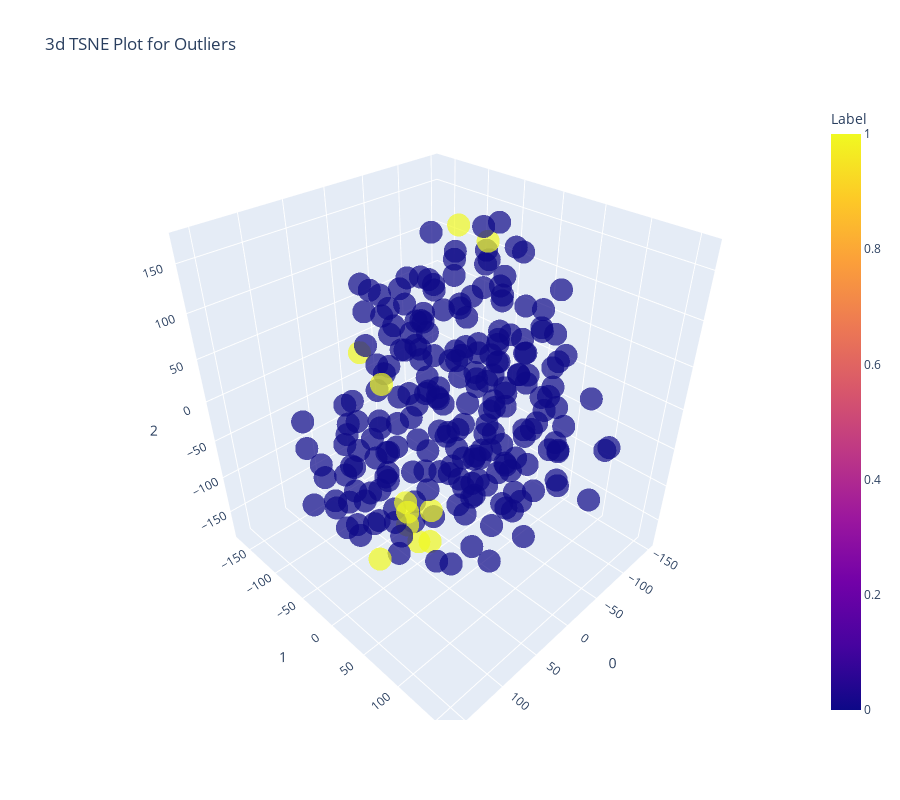

The code cell stored with this chart in its notebook:
### Code cell
plot_model(knn)

### Figure 1 — Plotly figure (JSON) as saved in the notebook; plotly's stock layout.template omitted (floating-point values rounded to 4 significant figures; data arrays with more than 128 entries replaced by an {"elided": "..."} marker saying what was removed)
{"data": [{"customdata": {"elided": "234x1 int values"}, "hoverlabel": {"namelength": 0}, "hovertemplate": "0=%{x}<br>1=%{y}<br>2=%{z}<br>Feature=%{customdata[0]}<br>Label=%{marker.color}", "legendgroup": "", "marker": {"color": {"elided": "234 int values"}, "coloraxis": "coloraxis", "opacity": 0.7, "symbol": "circle"}, "mode": "markers", "name": "", "scene": "scene", "showlegend": false, "type": "scatter3d", "x": {"elided": "234 float values"}, "y": {"elided": "234 float values"}, "z": {"elided": "234 float values"}}], "layout": {"coloraxis": {"colorbar": {"title": {"text": "Label"}}, "colorscale": [[0, "#0d0887"], [0.1111, "#46039f"], [0.2222, "#7201a8"], [0.3333, "#9c179e"], [0.4444, "#bd3786"], [0.5556, "#d8576b"], [0.6667, "#ed7953"], [0.7778, "#fb9f3a"], [0.8889, "#fdca26"], [1, "#f0f921"]]}, "height": 800, "legend": {"tracegroupgap": 0}, "scene": {"domain": {"x": [0, 1], "y": [0, 1]}, "xaxis": {"title": {"text": "0"}}, "yaxis": {"title": {"text": "1"}}, "zaxis": {"title": {"text": "2"}}}, "title": {"text": "3d TSNE Plot for Outliers"}, "width": 900}}
